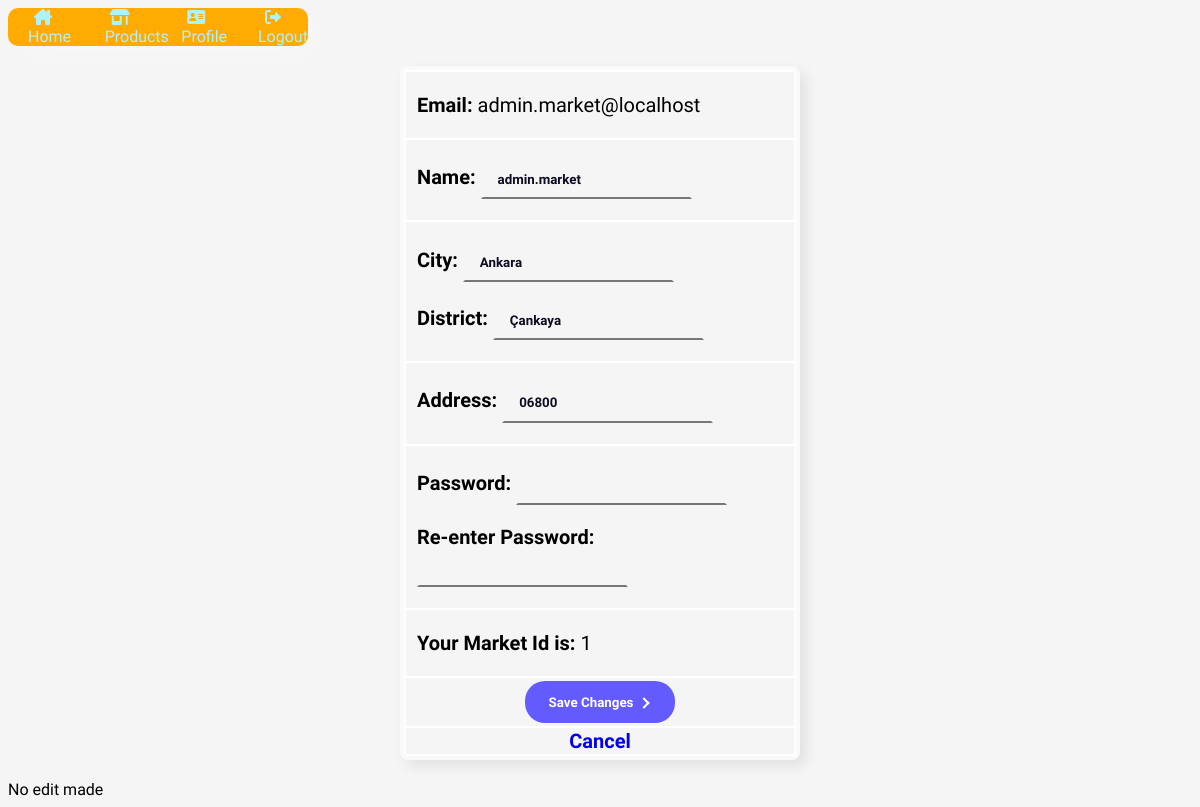
Screenshot of /edit_profile.php (signed in) with the database file from the repository.
### tables this page shows
CREATE TABLE IF NOT EXISTS `market` (
  `mid` int(11) NOT NULL AUTO_INCREMENT,
  `email` varchar(100) NOT NULL,
  `name` varchar(64) NOT NULL,
  `password` varchar(64) NOT NULL,
  `city` varchar(100) NOT NULL,
  `district` varchar(100) NOT NULL,
  `address` varchar(100) NOT NULL,
  PRIMARY KEY (`mid`),
  UNIQUE KEY `email` (`email`)
);

### auth.php (called while the page is built, shortened)
<?php
try {
    $db = new PDO("mysql:host=localhost;dbname=256proj;port=3306;charset=utf8mb4", "root", "");
    $db->setAttribute(PDO::ATTR_ERRMODE, PDO::ERRMODE_EXCEPTION);
}catch (PDOException $e) {
    gotoError(500);
}
function getUser($email)
{
    global $db;
    try {
        $stmt = $db->prepare("select * from market where email=?");
        $stmt->execute([$email]);
        if ($stmt->rowCount()) {
            return $stmt->fetch(PDO::FETCH_ASSOC);
        }
    } catch (PDOException $e) {
        gotoError(500);
    }
    return false;
}
?>

### edit_profile.php (the view, shortened to what this page needs)
<?php
    require 'auth.php';
    $user = getUser($_SESSION['user']['email']);
?>
<!DOCTYPE html>
<html lang="en">
<head>
    <link rel="stylesheet" type="text/css" href="https://cdnjs.cloudflare.com/ajax/libs/font-awesome/6.0.0/css/all.min.css">
    <link rel="stylesheet" href="menuStyle.css">
</head>
<body>
<?php require 'menu_insert.php' ?>
    <form method="post" action="save_profile.php">
    <table id="edit">
        <tr><td><p> <b>Email:</b> <?= $user["email"] ?></p></td></tr>
        <tr><td><p> <b>Name:</b> <input type="text" value="<?= $user["name"] ?>" name="name"> </p></td></tr>
        <tr><td><p> <b>City:</b> <input type="text" value="<?= $user["city"] ?> " name="city"></p>  <p> <b>District: </b><input type="text" value="<?= $user["district"] ?>" name="district"></p> </td></tr>
        <tr><td><p> <b>Address:</b>  <input type="text" value="<?= $user["address"] ?>" name="address"></p></td></tr>
        <tr>
            <td><p> <b>Password:</b> <input type="password" name="password_new"></p> <p> <b>Re-enter Password:</b><input type="password" name="password_new2"> </p></td>
        </tr>
        <?php
        if(!empty($user["mid"])){ ?>
            <tr><td><p> <b>Your Market Id is:</b> <?= $user["mid"] ?></p></td></tr>
        <?php } ?>
        <tr><td><button id="save" <?= $_SESSION["message"]="" ?> type="submit" class="btn btn-success" name="save">Save Changes
        </button></td>
        <tr><td id="cancle"><a id="tt" <?= $_SESSION["message"]="No edit made" ?> href="profile.php">Cancel</a></td></tr>
    </table>
    </form>
    <?php
			if(isset($_SESSION['message'])){
				?>
				<div class="alert alert-info text-center">
					<?php echo $_SESSION['message']; ?>
				</div>
				<?php
			}
			?>
</body>
</html>

### menuStyle.css (style rules this page uses)
* { box-sizing: border-box; font-family: Abel; }
body { background-color: #f5f5f5; }

### edit_profile.php (style rules this page uses)
* { font-family: Abel; }
#edit * { background-color: #f5f5f5; }
table#edit { font-size: 20px; margin: 20px auto; width: 400px; background: rgb(255, 255, 255); border-radius: 0.4em; box-shadow: 0.3em 0.3em 0.7em #00000015; transition: border 0.5s cubic-bezier(0.175, 0.885, 0.32, 1.275); border: rgb(250, 250, 250) 0.2em solid; }
a#tt { text-decoration: none; margin-top: 10px; font-weight: bold; }
p { margin-left: 10px; }
input { font-weight: bold; line-height: 28px; border: 2px solid transparent; border-bottom-color: #777; padding: .2rem 0; outline: none; background-color: transparent; color: #0d0c22; transition: .3s cubic-bezier(0.645, 0.045, 0.355, 1); padding-left:15px ; }
input::placeholder { color: #777; }
button#save { --primary-color: #645bff; --secondary-color: #fff; --hover-color: #111; --arrow-width: 10px; --arrow-stroke: 2px; box-sizing: border-box; border: 0; border-radius: 20px; color: var(--secondary-color); padding: 1em 1.8em; background: var(--primary-color); display: flex; transition: 0.2s background; align-items: center; gap: 0.6em; font-weight: bold; margin-top: 5px; }
td#cancle { text-align: center; }
td #save { margin: 2px auto; }

### rows the page displays
market: email "admin.market@localhost", name "admin.market", city "Ankara", district "Çankaya", address "06800", mid "1"

### other values shown
$_SESSION['message'] "No edit made"
